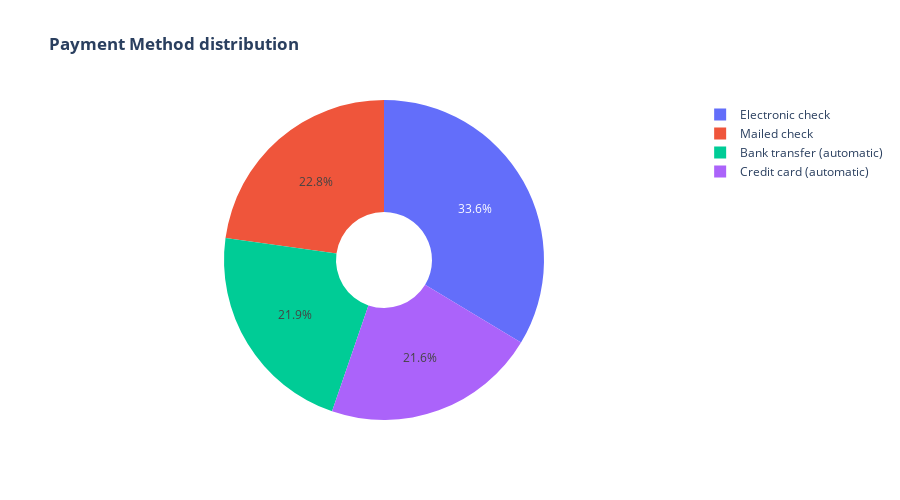

Notebook code for this chart:
### Code cell
labels, values= df['PaymentMethod'].unique(), df['PaymentMethod'].value_counts()
fig=go.Figure(data= [go.Pie(labels=labels, values= values, hole= .3)])
fig.update_layout(title_text= '<b> Payment Method distribution <b>', width=900, height=500,)
fig.show()

### Figure 1 — Plotly figure (JSON) as saved in the notebook; plotly's stock layout.template omitted (floating-point values rounded to 4 significant figures)
{"data": [{"hole": 0.3, "labels": ["Electronic check", "Mailed check", "Bank transfer (automatic)", "Credit card (automatic)"], "type": "pie", "values": [2365, 1604, 1542, 1521]}], "layout": {"height": 500, "title": {"text": "<b> Payment Method distribution <b>"}, "width": 900}}
